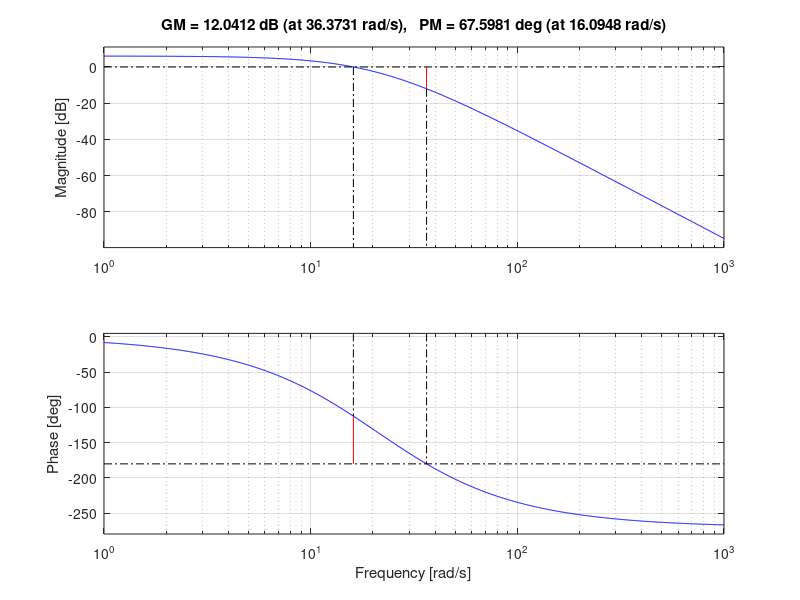
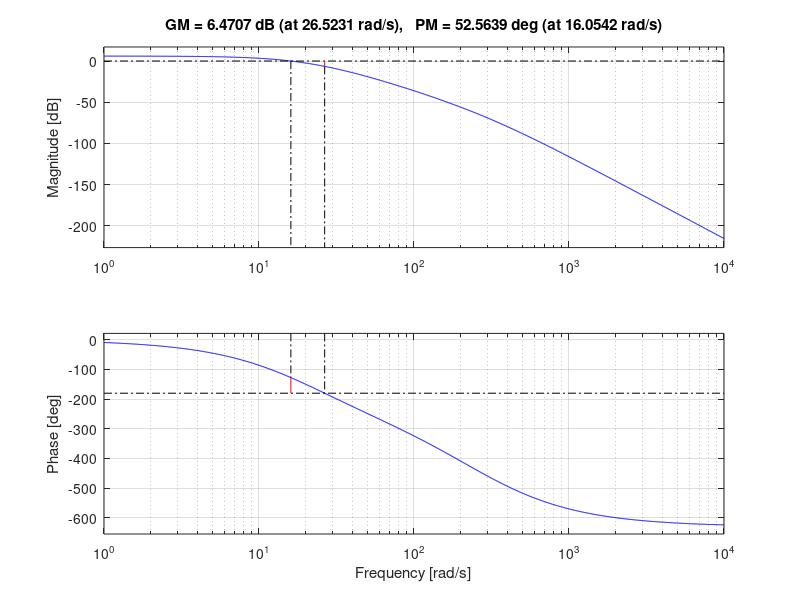

Recreate these plots in MATLAB, in order.
figure;
w = logspace(-1,10,1000);
a = 21; 
num = 2*a^3; 
den =[ 1 3*a 3*a^2 a^3]; 
G1 = tf(num,den); 
margin(G1); 
print('part4_analog','-dpng');

figure; 
tau = .0033; 
T = .01; 
B = conv([-.5*T 1 ], num); 
A = conv(conv([tau 1], [tau 1 ]), conv([.5*T 1 ], den));  
G = tf(B,A); 
margin(G); 
print('part4_digital','-dpng');